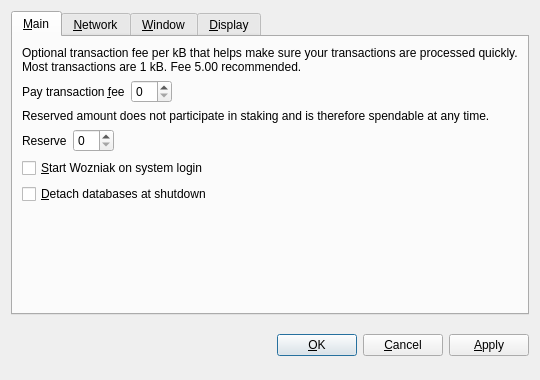
<?xml version="1.0" encoding="UTF-8"?>
<ui version="4.0">
 <class>OptionsDialog</class>
 <widget class="QDialog" name="OptionsDialog">
  <property name="geometry">
   <rect>
    <x>0</x>
    <y>0</y>
    <width>540</width>
    <height>380</height>
   </rect>
  </property>
  <property name="windowTitle">
   <string>Options</string>
  </property>
  <property name="modal">
   <bool>true</bool>
  </property>
  <layout class="QVBoxLayout" name="verticalLayout">
   <item>
    <widget class="QTabWidget" name="tabWidget">
     <property name="tabPosition">
      <enum>QTabWidget::North</enum>
     </property>
     <property name="currentIndex">
      <number>0</number>
     </property>
     <widget class="QWidget" name="tabMain">
      <attribute name="title">
       <string>&amp;Main</string>
      </attribute>
      <layout class="QVBoxLayout" name="verticalLayout_Main">
       <item>
        <widget class="QLabel" name="transactionFeeInfoLabel">
         <property name="text">
          <string>Optional transaction fee per kB that helps make sure your transactions are processed quickly. Most transactions are 1 kB. Fee 5.00 recommended.</string>
         </property>
         <property name="textFormat">
          <enum>Qt::PlainText</enum>
         </property>
         <property name="wordWrap">
          <bool>true</bool>
         </property>
        </widget>
       </item>
       <item>
        <layout class="QHBoxLayout" name="horizontalLayoutFee">
         <item>
          <widget class="QLabel" name="transactionFeeLabel">
           <property name="text">
            <string>Pay transaction &amp;fee</string>
           </property>
           <property name="textFormat">
            <enum>Qt::PlainText</enum>
           </property>
           <property name="buddy">
            <cstring>transactionFee</cstring>
           </property>
          </widget>
         </item>
         <item>
          <widget class="BitcoinAmountField" name="transactionFee"/>
         </item>
         <item>
          <spacer name="horizontalSpacerFee">
           <property name="orientation">
            <enum>Qt::Horizontal</enum>
           </property>
           <property name="sizeHint" stdset="0">
            <size>
             <width>40</width>
             <height>20</height>
            </size>
           </property>
          </spacer>
         </item>
        </layout>
       </item>
       <item>
        <widget class="QLabel" name="reserveBalanceInfoLabel">
         <property name="text">
          <string>Reserved amount does not participate in staking and is therefore spendable at any time.</string>
         </property>
         <property name="textFormat">
          <enum>Qt::PlainText</enum>
         </property>
         <property name="wordWrap">
          <bool>true</bool>
         </property>
        </widget>
       </item>
       <item>
        <layout class="QHBoxLayout" name="horizontalLayoutReserveBalance">
         <item>
          <widget class="QLabel" name="reserveBalanceLabel">
           <property name="text">
            <string>Reserve</string>
           </property>
           <property name="textFormat">
            <enum>Qt::PlainText</enum>
           </property>
           <property name="buddy">
            <cstring>reserveBalance</cstring>
           </property>
          </widget>
         </item>
         <item>
          <widget class="BitcoinAmountField" name="reserveBalance"/>
         </item>
         <item>
          <spacer name="horizontalSpacerReserveBalance">
           <property name="orientation">
            <enum>Qt::Horizontal</enum>
           </property>
           <property name="sizeHint" stdset="0">
            <size>
             <width>40</width>
             <height>20</height>
            </size>
           </property>
          </spacer>
         </item>
        </layout>
       </item>
       <item>
        <widget class="QCheckBox" name="bitcoinAtStartup">
         <property name="toolTip">
          <string>Automatically start Wozniak after logging in to the system.</string>
         </property>
         <property name="text">
          <string>&amp;Start Wozniak on system login</string>
         </property>
        </widget>
       </item>
       <item>
        <widget class="QCheckBox" name="detachDatabases">
         <property name="toolTip">
          <string>Detach block and address databases at shutdown. This means they can be moved to another data directory, but it slows down shutdown. The wallet is always detached.</string>
         </property>
         <property name="text">
          <string>&amp;Detach databases at shutdown</string>
         </property>
        </widget>
       </item>
       <item>
        <spacer name="verticalSpacer_Main">
         <property name="orientation">
          <enum>Qt::Vertical</enum>
         </property>
         <property name="sizeHint" stdset="0">
          <size>
           <width>20</width>
           <height>40</height>
          </size>
         </property>
        </spacer>
       </item>
      </layout>
     </widget>
     <widget class="QWidget" name="tabNetwork">
      <attribute name="title">
       <string>&amp;Network</string>
      </attribute>
      <layout class="QVBoxLayout" name="verticalLayout_Network">
       <item>
        <widget class="QCheckBox" name="mapPortUpnp">
         <property name="toolTip">
          <string>Automatically open the Wozniak client port on the router. This only works when your router supports UPnP and it is enabled.</string>
         </property>
         <property name="text">
          <string>Map port using &amp;UPnP</string>
         </property>
        </widget>
       </item>
       <item>
        <widget class="QCheckBox" name="connectSocks">
         <property name="toolTip">
          <string>Connect to the Wozniak network through a SOCKS proxy (e.g. when connecting through Tor).</string>
         </property>
         <property name="text">
          <string>&amp;Connect through SOCKS proxy:</string>
         </property>
        </widget>
       </item>
       <item>
        <layout class="QHBoxLayout" name="horizontalLayout_Network">
         <item>
          <widget class="QLabel" name="proxyIpLabel">
           <property name="text">
            <string>Proxy &amp;IP:</string>
           </property>
           <property name="textFormat">
            <enum>Qt::PlainText</enum>
           </property>
           <property name="buddy">
            <cstring>proxyIp</cstring>
           </property>
          </widget>
         </item>
         <item>
          <widget class="QValidatedLineEdit" name="proxyIp">
           <property name="maximumSize">
            <size>
             <width>140</width>
             <height>16777215</height>
            </size>
           </property>
           <property name="toolTip">
            <string>IP address of the proxy (e.g. 127.0.0.1)</string>
           </property>
          </widget>
         </item>
         <item>
          <widget class="QLabel" name="proxyPortLabel">
           <property name="text">
            <string>&amp;Port:</string>
           </property>
           <property name="textFormat">
            <enum>Qt::PlainText</enum>
           </property>
           <property name="buddy">
            <cstring>proxyPort</cstring>
           </property>
          </widget>
         </item>
         <item>
          <widget class="QLineEdit" name="proxyPort">
           <property name="maximumSize">
            <size>
             <width>55</width>
             <height>16777215</height>
            </size>
           </property>
           <property name="toolTip">
            <string>Port of the proxy (e.g. 9050)</string>
           </property>
          </widget>
         </item>
         <item>
          <widget class="QLabel" name="socksVersionLabel">
           <property name="text">
            <string>SOCKS &amp;Version:</string>
           </property>
           <property name="textFormat">
            <enum>Qt::PlainText</enum>
           </property>
           <property name="buddy">
            <cstring>socksVersion</cstring>
           </property>
          </widget>
         </item>
         <item>
          <widget class="QValueComboBox" name="socksVersion">
           <property name="toolTip">
            <string>SOCKS version of the proxy (e.g. 5)</string>
           </property>
          </widget>
         </item>
         <item>
          <spacer name="horizontalSpacer_Network">
           <property name="orientation">
            <enum>Qt::Horizontal</enum>
           </property>
           <property name="sizeHint" stdset="0">
            <size>
             <width>40</width>
             <height>20</height>
            </size>
           </property>
          </spacer>
         </item>
        </layout>
       </item>
       <item>
        <spacer name="verticalSpacer_Network">
         <property name="orientation">
          <enum>Qt::Vertical</enum>
         </property>
         <property name="sizeHint" stdset="0">
          <size>
           <width>20</width>
           <height>40</height>
          </size>
         </property>
        </spacer>
       </item>
      </layout>
     </widget>
     <widget class="QWidget" name="tabWindow">
      <attribute name="title">
       <string>&amp;Window</string>
      </attribute>
      <layout class="QVBoxLayout" name="verticalLayout_Window">
       <item>
        <widget class="QCheckBox" name="minimizeToTray">
         <property name="toolTip">
          <string>Show only a tray icon after minimizing the window.</string>
         </property>
         <property name="text">
          <string>&amp;Minimize to the tray instead of the taskbar</string>
         </property>
        </widget>
       </item>
       <item>
        <widget class="QCheckBox" name="minimizeOnClose">
         <property name="toolTip">
          <string>Minimize instead of exit the application when the window is closed. When this option is enabled, the application will be closed only after selecting Quit in the menu.</string>
         </property>
         <property name="text">
          <string>M&amp;inimize on close</string>
         </property>
        </widget>
       </item>
       <item>
        <spacer name="verticalSpacer_Window">
         <property name="orientation">
          <enum>Qt::Vertical</enum>
         </property>
         <property name="sizeHint" stdset="0">
          <size>
           <width>20</width>
           <height>40</height>
          </size>
         </property>
        </spacer>
       </item>
      </layout>
     </widget>
     <widget class="QWidget" name="tabDisplay">
      <attribute name="title">
       <string>&amp;Display</string>
      </attribute>
      <layout class="QVBoxLayout" name="verticalLayout_Display">
       <item>
        <layout class="QHBoxLayout" name="horizontalLayout_1_Display">
         <item>
          <widget class="QLabel" name="langLabel">
           <property name="text">
            <string>User Interface &amp;language:</string>
           </property>
           <property name="textFormat">
            <enum>Qt::PlainText</enum>
           </property>
           <property name="buddy">
            <cstring>lang</cstring>
           </property>
          </widget>
         </item>
         <item>
          <widget class="QValueComboBox" name="lang">
           <property name="toolTip">
            <string>The user interface language can be set here. This setting will take effect after restarting Wozniak.</string>
           </property>
          </widget>
         </item>
        </layout>
       </item>
       <item>
        <layout class="QHBoxLayout" name="horizontalLayout_2_Display">
         <item>
          <widget class="QLabel" name="unitLabel">
           <property name="text">
            <string>&amp;Unit to show amounts in:</string>
           </property>
           <property name="textFormat">
            <enum>Qt::PlainText</enum>
           </property>
           <property name="buddy">
            <cstring>unit</cstring>
           </property>
          </widget>
         </item>
         <item>
          <widget class="QValueComboBox" name="unit">
           <property name="toolTip">
            <string>Choose the default subdivision unit to show in the interface and when sending coins.</string>
           </property>
          </widget>
         </item>
        </layout>
       </item>
       <item>
        <widget class="QCheckBox" name="displayAddresses">
         <property name="toolTip">
          <string>Whether to show Wozniak addresses in the transaction list or not.</string>
         </property>
         <property name="text">
          <string>&amp;Display addresses in transaction list</string>
         </property>
        </widget>
       </item>
       <item>
        <widget class="QCheckBox" name="coinControlFeatures">
         <property name="toolTip">
          <string>Whether to show coin control features or not.</string>
         </property>
         <property name="text">
          <string>Display coin &amp;control features (experts only!)</string>
         </property>
        </widget>
       </item>
       <item>
        <spacer name="verticalSpacer_Display">
         <property name="orientation">
          <enum>Qt::Vertical</enum>
         </property>
         <property name="sizeHint" stdset="0">
          <size>
           <width>20</width>
           <height>40</height>
          </size>
         </property>
        </spacer>
       </item>
      </layout>
     </widget>
    </widget>
   </item>
   <item>
    <layout class="QHBoxLayout" name="horizontalLayout_Buttons">
     <item>
      <spacer name="horizontalSpacer_1">
       <property name="orientation">
        <enum>Qt::Horizontal</enum>
       </property>
       <property name="sizeHint" stdset="0">
        <size>
         <width>40</width>
         <height>48</height>
        </size>
       </property>
      </spacer>
     </item>
     <item>
      <widget class="QLabel" name="statusLabel">
       <property name="font">
        <font>
         <weight>75</weight>
         <bold>true</bold>
        </font>
       </property>
       <property name="text">
        <string/>
       </property>
       <property name="textFormat">
        <enum>Qt::PlainText</enum>
       </property>
       <property name="wordWrap">
        <bool>true</bool>
       </property>
      </widget>
     </item>
     <item>
      <spacer name="horizontalSpacer_2">
       <property name="orientation">
        <enum>Qt::Horizontal</enum>
       </property>
       <property name="sizeHint" stdset="0">
        <size>
         <width>40</width>
         <height>48</height>
        </size>
       </property>
      </spacer>
     </item>
     <item>
      <widget class="QPushButton" name="okButton">
       <property name="text">
        <string>&amp;OK</string>
       </property>
      </widget>
     </item>
     <item>
      <widget class="QPushButton" name="cancelButton">
       <property name="text">
        <string>&amp;Cancel</string>
       </property>
       <property name="autoDefault">
        <bool>false</bool>
       </property>
      </widget>
     </item>
     <item>
      <widget class="QPushButton" name="applyButton">
       <property name="text">
        <string>&amp;Apply</string>
       </property>
       <property name="autoDefault">
        <bool>false</bool>
       </property>
      </widget>
     </item>
    </layout>
   </item>
  </layout>
 </widget>
 <customwidgets>
  <customwidget>
   <class>BitcoinAmountField</class>
   <extends>QSpinBox</extends>
   <header>bitcoinamountfield.h</header>
  </customwidget>
  <customwidget>
   <class>QValueComboBox</class>
   <extends>QComboBox</extends>
   <header>qvaluecombobox.h</header>
  </customwidget>
  <customwidget>
   <class>QValidatedLineEdit</class>
   <extends>QLineEdit</extends>
   <header>qvalidatedlineedit.h</header>
  </customwidget>
 </customwidgets>
 <resources/>
 <connections/>
</ui>
